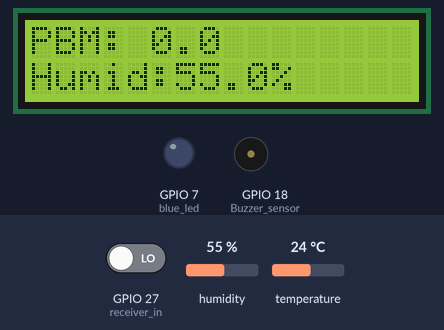
Simulated run of this program. Board: Raspberry Pi (BCM pin numbers). Parts: 16×2 character LCD, output pins drawn as LEDs (lit = HIGH), buzzer (waves = sounding, pin HIGH). The test bench sets the inputs (shaded band); at power-on: humidity 55 %, GPIO 27 (receiver_in) LOW, temperature 24 °C. Pins used as bus, display or sensor lines are not drawn; what the program prints to the terminal is not drawn.

Above: at 44.6 s.
44.7 s: humidity set to 22 %
At 45.38 s:
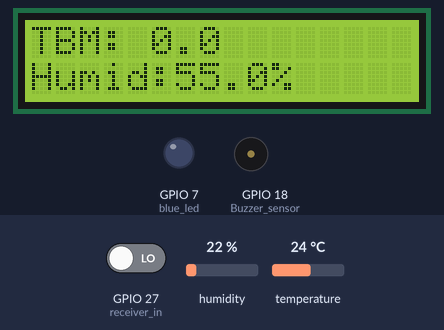
At 46.0 s:
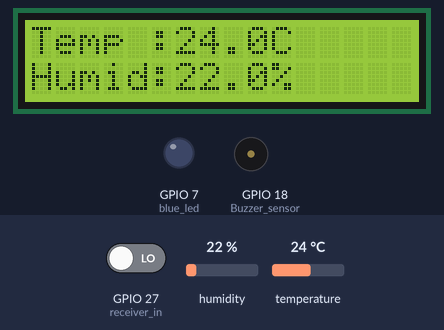
Timing chart, 0 to 47.7 s (numbered marks = the images above; inputs shaded):
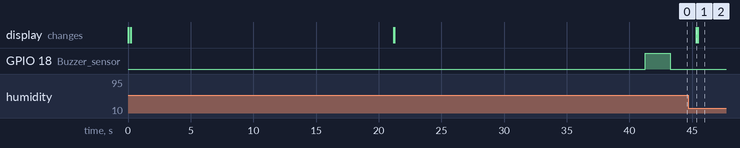

The program:

pbm.py
```python
#Drive 16x2 LCD screen for Raspberry Pi

import dht11
import RPi.GPIO as GPIO
import time
from time import sleep

# Define GPIO to LCD mapping
LCD_RS = 25
LCD_E  = 5
LCD_D4 = 21
LCD_D5 = 20
LCD_D6 = 16
LCD_D7 = 12

Temp_sensor = 24
#buzzzer connection pin
Buzzer_sensor = 18
receiver_in = 27
#Led connections
#blue indicates normal range values
blue_led = 7
#white/Red indicates out of range values
white_led = 4

# Define some device constants
LCD_WIDTH = 16    # Maximum characters per line
LCD_CHR = True
LCD_CMD = False

LCD_LINE_1 = 0x80 # LCD RAM address for the 1st line
LCD_LINE_2 = 0xC0 # LCD RAM address for the 2nd line

# Timing constants
E_PULSE = 0.0005
E_DELAY = 0.0005

def main():
  # Main program block
  GPIO.setwarnings(False)
  GPIO.setmode(GPIO.BCM)       # Use BCM GPIO numbers
  instance = dht11.DHT11(pin = Temp_sensor)
  GPIO.setup(LCD_E, GPIO.OUT)  # Enable
  GPIO.setup(LCD_RS, GPIO.OUT) # RS
  GPIO.setup(LCD_D4, GPIO.OUT) # DB4
  GPIO.setup(LCD_D5, GPIO.OUT) # DB5
  GPIO.setup(LCD_D6, GPIO.OUT) # DB6
  GPIO.setup(LCD_D7, GPIO.OUT) # DB7
  GPIO.setup(Buzzer_sensor,GPIO.OUT)
  GPIO.setup(blue_led,GPIO.OUT)
  GPIO.output(blue_led,GPIO.LOW)
  GPIO.output(Buzzer_sensor,GPIO.LOW)
  GPIO.setup(receiver_in, GPIO.IN)

  alpha = 0.75
  period = 20
  change = 0.0
  oldValue = 0
  oldChange = 0

  # Initialise display
  lcd_init()

  while True:
	#get DHT11 sensor value
	result = instance.read()
	premor_id = 1
	# Send some test

	if result.is_valid():
		#Display the readings for room,temperature and humidity on the LCD
		lcd_string("Temp :"+str(result.temperature)+"C",LCD_LINE_1)
		lcd_string("Humid:"+str(result.humidity)+"%",LCD_LINE_2)
		print 'Temperature: '+str(result.temperature)
		print 'Humidity: '+str(result.humidity)
		time.sleep(1) # 3 second delay

		getValue = GPIO.input(receiver_in)
                value = alpha * oldValue + (1 - alpha) * getValue
                change = value - oldValue
                print(getValue)
                print 'BPM: '+str(value/0.01)
                oldValue = value
                olcChange = change
                breath = ((value/0.01)/5)
                pulse_rate = (value/0.01)
                print 'Breathing Rate: '+str(breath)
                sleep(period)
               #Display Heartbeat readings on the LCD
                lcd_string("PBM: "+str(value/0.01)+"",LCD_LINE_1)
		sleep(period)
		#Change the Values to meet the actual expected room temperature and humidity for a patient
		if result.temperature > 36.7 or result.humidity > 70:
                  print 'Conditions too HIGH'
                  #Turn On LED and Buzzer
                  beep(2)
		  #Blink the LED

                #Change the Values to meet the actual expected room temperature and humidity for a patient
                elif result.temperature < 36.5 or result.humidity < 54:
                  print 'Conditions too LOW'
                  #Turn On LED and Buzzer
                  beep(2)
		#Blink the LED

		#Test for normal heart heartbeat for a normal person normal heartbeat range is 80-90


def lcd_init():
  # Initialise display
  lcd_byte(0x33,LCD_CMD) # 110011 Initialise
  lcd_byte(0x32,LCD_CMD) # 110010 Initialise
  lcd_byte(0x06,LCD_CMD) # 000110 Cursor move direction
  lcd_byte(0x0C,LCD_CMD) # 001100 Display On,Cursor Off, Blink Off
  lcd_byte(0x28,LCD_CMD) # 101000 Data length, number of lines, font size
  lcd_byte(0x01,LCD_CMD) # 000001 Clear display
  time.sleep(E_DELAY)

def lcd_byte(bits, mode):
  # Send byte to data pins
  # bits = data
  # mode = True  for character
  #        False for command

  GPIO.output(LCD_RS, mode) # RS

  # High bits
  GPIO.output(LCD_D4, False)
  GPIO.output(LCD_D5, False)
  GPIO.output(LCD_D6, False)
  GPIO.output(LCD_D7, False)
  if bits&0x10==0x10:
    GPIO.output(LCD_D4, True)
  if bits&0x20==0x20:
    GPIO.output(LCD_D5, True)
  if bits&0x40==0x40:
    GPIO.output(LCD_D6, True)
  if bits&0x80==0x80:
    GPIO.output(LCD_D7, True)

  # Toggle 'Enable' pin
  lcd_toggle_enable()

  # Low bits
  GPIO.output(LCD_D4, False)
  GPIO.output(LCD_D5, False)
  GPIO.output(LCD_D6, False)
  GPIO.output(LCD_D7, False)
  if bits&0x01==0x01:
    GPIO.output(LCD_D4, True)
  if bits&0x02==0x02:
    GPIO.output(LCD_D5, True)
  if bits&0x04==0x04:
    GPIO.output(LCD_D6, True)
  if bits&0x08==0x08:
    GPIO.output(LCD_D7, True)

  # Toggle 'Enable' pin
  lcd_toggle_enable()

def lcd_toggle_enable():
  # Toggle enable
  time.sleep(E_DELAY)
  GPIO.output(LCD_E, True)
  time.sleep(E_PULSE)
  GPIO.output(LCD_E, False)
  time.sleep(E_DELAY)

def lcd_string(message,line):
  # Send string to display

  message = message.ljust(LCD_WIDTH," ")

  lcd_byte(line, LCD_CMD)

  for i in range(LCD_WIDTH):
    lcd_byte(ord(message[i]),LCD_CHR)

def on():
  GPIO.output(Buzzer_sensor,GPIO.HIGH)
  print 'Buzzer On'

def off():
  GPIO.output(Buzzer_sensor,GPIO.LOW)
  print 'Buzzer Off'

def beep(x):
  on()
  time.sleep(x)
  off()
  time.sleep(x)

if __name__ == '__main__':

  try:
    main()
  except KeyboardInterrupt:
    pass
  finally:
    lcd_byte(0x01, LCD_CMD)
    lcd_string("Goodbye!",LCD_LINE_1)
    GPIO.cleanup()
```
